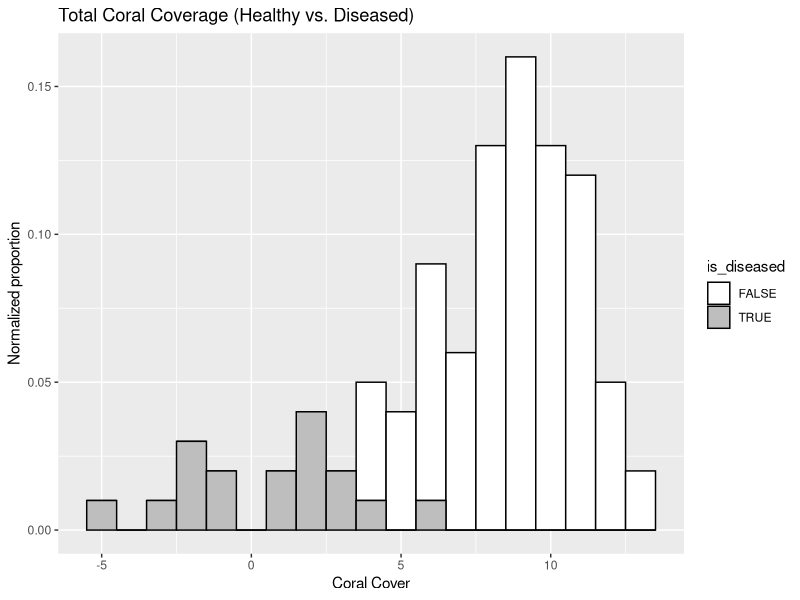
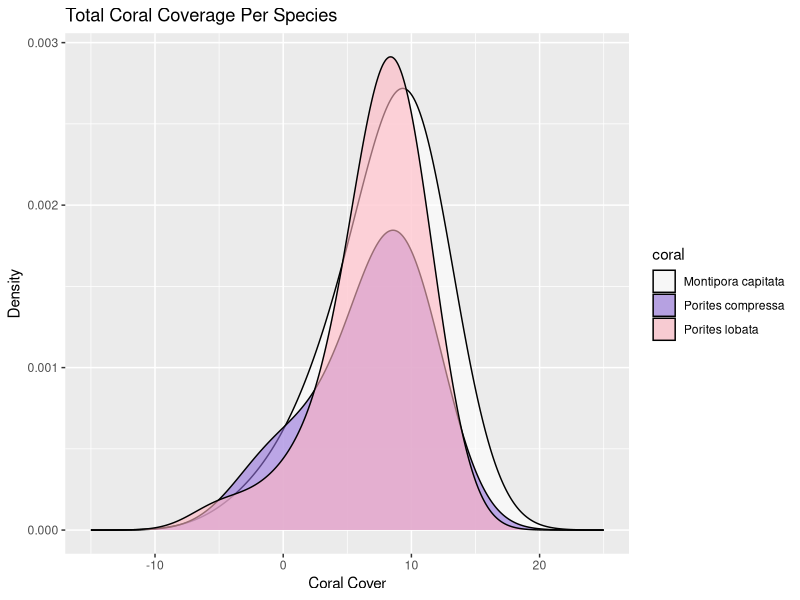

The R script that drew these images, in order:
## ---- chunk 1
# Write you library imports here. E.g.:
library(ggplot2)
library(tidyverse)
library(assertthat)
## ---- chunk 2
# Write your code here
# use extra cells if needed
x <- c(1:10) # example vector 
sd <- sqrt((sum((x - mean(x))^2)) / (length(x) - 1)) # my sd function

## ---- chunk 3
# Write your code here if you choose to answer the question above
# use extra cells if needed
assert_that(length(x) > 1) # will give error message if vector has length 1

## ---- chunk 4
data = matrix(1:50, ncol=5)
colnames(data) = c("variable_1", "variable_2", "variable_3", "variable_4", "variable_5")
data
## ---- chunk 5
# Write your code here
# use extra cells if needed
# convert data to tibble
data_tbl <- tibble(data)
data_tbl

# compute st dev for each column
print(apply(data_tbl, 2, sd))
## ---- chunk 6
coral_pop = c("Montipora capitata",
  "Porites compressa",
  "Porites lobata")
## ---- chunk 7
# Write your code here
# use extra cells if needed

# sampling 100 coral to make coral column
coral <- sample(coral_pop, 100, replace = TRUE)

# probability of being diseased or not diseased
is_diseased <- sample(c(TRUE,FALSE), 100, replace = TRUE, prob = c(0.2, 0.8))

# creating coral health tibble
coral_health_tbl <- tibble(coral, is_diseased)
head(coral_health_tbl)
## ---- chunk 8
# Write your code here
# use extra cells if needed

# rnorm with 5 numbers, mean 10, sd 1
z <- rnorm(5, 10, 1)
mean(z)
sd(z)


# also trying rnorm distribution with a large sample size, mean 10, sd 1
my_rnorm <- rnorm(500, 10, 1)
# generating 5 values from the distribution with about mean 10 and sd 1
y <- sample(my_rnorm, 5)
mean(y)
sd(y)

## ---- chunk 9
# Write your code here
# use extra cells if needed

# generating function to determine coral cover by sampling from different distributions depending on if coral is healthy or diseased
generate_cover_function <- function(x){
  if(x == FALSE){
    rnorm(1, mean = 9, sd = 2) 
  } else {
    rnorm(1, mean = 1, sd = 3) 
  }
}

# creating coral cover column 
coral_health_tbl$coral_cover <- mapply(generate_cover_function, coral_health_tbl$is_diseased)

## ---- chunk 10
# adding column with binary health status so TRUE = 1, FALSE = 0
coral_health_tbl$binary_health_status <- as.integer(coral_health_tbl$is_diseased)
head(coral_health_tbl)

## ---- chunk 11
# creating histogram plot of proportion of coral cover that is healthy vs. diseased
ggplot(coral_health_tbl, aes(x = coral_cover, y = stat(count / sum(count)), fill = is_diseased))+
  geom_histogram(binwidth = 1, color = "black")+
  scale_fill_manual(values = c("white", "grey"))+
  xlab("Coral Cover")+
  ylab("Normalized proportion")+
  labs(title = "Total Coral Coverage (Healthy vs. Diseased)")

## ---- chunk 12
# creating density curves to show proportion of coral cover that is healthy vs. diseased
ggplot(coral_health_tbl, aes(x = coral_cover, y = stat(count / sum(count)), fill = coral))+
  geom_density(adjust = 2, color = "black", alpha = 0.6)+
  scale_fill_manual(values = c("white", "mediumpurple", "lightpink"))+
  xlim(-15, 25)+
  xlab("Coral Cover")+
  ylab("Density")+
  labs(title = "Total Coral Coverage Per Species")

## ---- chunk 13
# converting airquality dataset to tibble
airq_tbl <- tibble(airquality)

# using tapply to find monthly avg Solar.R
monthly_avg_Solar.R <- tapply(airq_tbl$Solar.R, airq_tbl$Month, mean, na.rm = TRUE)
monthly_avg_Solar.R

## ---- chunk 14
# create function that replaces NA with corresponding month's avg Solar.R, otherwise leave Solar.R value as is
fix_missing_solar_R <- function(x){
  ifelse(is.na(x), monthly_avg_Solar.R, x)
}

airq_tbl$Solar.R <- mapply(fix_missing_solar_R, airq_tbl$Solar.R)
head(airq_tbl)

## ---- chunk 15
# trying to make condition to specify Solar.R corresponding month's average by subsetting
fix_missing_solar_R <- function(x){
  ifelse(is.na(x) & airq_tbl$Month == monthly_avg_Solar.R[x], monthly_avg_Solar.R[x], x)
}

apply(airq_tbl, 2, fix_missing_solar_R)
